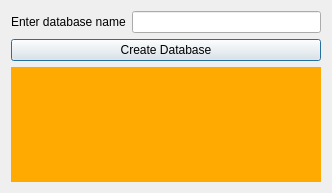
<?xml version="1.0" encoding="UTF-8"?>
<ui version="4.0">
 <class>Dialog</class>
 <widget class="QDialog" name="Dialog">
  <property name="geometry">
   <rect>
    <x>0</x>
    <y>0</y>
    <width>332</width>
    <height>193</height>
   </rect>
  </property>
  <property name="windowTitle">
   <string>Dialog</string>
  </property>
  <layout class="QGridLayout" name="gridLayout">
   <item row="0" column="0">
    <layout class="QVBoxLayout" name="verticalLayout">
     <item>
      <layout class="QHBoxLayout" name="horizontalLayout">
       <item>
        <widget class="QLabel" name="label">
         <property name="text">
          <string>Enter database name</string>
         </property>
        </widget>
       </item>
       <item>
        <widget class="QLineEdit" name="lineEditDBName"/>
       </item>
      </layout>
     </item>
     <item>
      <widget class="QPushButton" name="pushButtonCreateDB">
       <property name="text">
        <string>Create Database</string>
       </property>
      </widget>
     </item>
     <item>
      <widget class="QLabel" name="labelResponse">
       <property name="styleSheet">
        <string notr="true">background-color: rgb(255, 170, 0);</string>
       </property>
       <property name="text">
        <string/>
       </property>
      </widget>
     </item>
    </layout>
   </item>
  </layout>
 </widget>
 <resources/>
 <connections/>
</ui>
